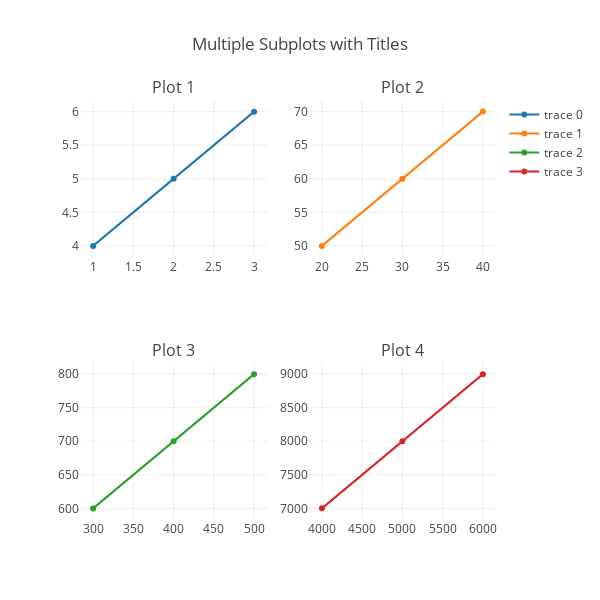

Notebook source saved alongside this figure:
### Code cell
trace1 = go.Scatter(x=[1, 2, 3], y=[4, 5, 6])
trace2 = go.Scatter(x=[20, 30, 40], y=[50, 60, 70])
trace3 = go.Scatter(x=[300, 400, 500], y=[600, 700, 800])
trace4 = go.Scatter(x=[4000, 5000, 6000], y=[7000, 8000, 9000])

fig = tools.make_subplots(rows=2, cols=2, subplot_titles=('Plot 1', 'Plot 2',
                                                          'Plot 3', 'Plot 4'))

fig.append_trace(trace1, 1, 1)
fig.append_trace(trace2, 1, 2)
fig.append_trace(trace3, 2, 1)
fig.append_trace(trace4, 2, 2)

fig['layout'].update(height=600, width=600, title='Multiple Subplots' +
                                                  ' with Titles')

iplot(fig, filename='make-subplots-multiple-with-titles')

### Figure 1 — Plotly figure (JSON) as saved in the notebook; plotly's stock layout.template omitted (floating-point values rounded to 4 significant figures)
{"data": [{"type": "scatter", "x": [1, 2, 3], "xaxis": "x1", "y": [4, 5, 6], "yaxis": "y1"}, {"type": "scatter", "x": [20, 30, 40], "xaxis": "x2", "y": [50, 60, 70], "yaxis": "y2"}, {"type": "scatter", "x": [300, 400, 500], "xaxis": "x3", "y": [600, 700, 800], "yaxis": "y3"}, {"type": "scatter", "x": [4000, 5000, 6000], "xaxis": "x4", "y": [7000, 8000, 9000], "yaxis": "y4"}], "layout": {"annotations": [{"font": {"size": 16}, "showarrow": false, "text": "Plot 1", "x": 0.225, "xanchor": "center", "xref": "paper", "y": 1, "yanchor": "bottom", "yref": "paper"}, {"font": {"size": 16}, "showarrow": false, "text": "Plot 2", "x": 0.775, "xanchor": "center", "xref": "paper", "y": 1, "yanchor": "bottom", "yref": "paper"}, {"font": {"size": 16}, "showarrow": false, "text": "Plot 3", "x": 0.225, "xanchor": "center", "xref": "paper", "y": 0.375, "yanchor": "bottom", "yref": "paper"}, {"font": {"size": 16}, "showarrow": false, "text": "Plot 4", "x": 0.775, "xanchor": "center", "xref": "paper", "y": 0.375, "yanchor": "bottom", "yref": "paper"}], "height": 600, "title": "Multiple Subplots with Titles", "width": 600, "xaxis1": {"anchor": "y1", "domain": [0, 0.45]}, "xaxis2": {"anchor": "y2", "domain": [0.55, 1]}, "xaxis3": {"anchor": "y3", "domain": [0, 0.45]}, "xaxis4": {"anchor": "y4", "domain": [0.55, 1]}, "yaxis1": {"anchor": "x1", "domain": [0.625, 1]}, "yaxis2": {"anchor": "x2", "domain": [0.625, 1]}, "yaxis3": {"anchor": "x3", "domain": [0, 0.375]}, "yaxis4": {"anchor": "x4", "domain": [0, 0.375]}}}
